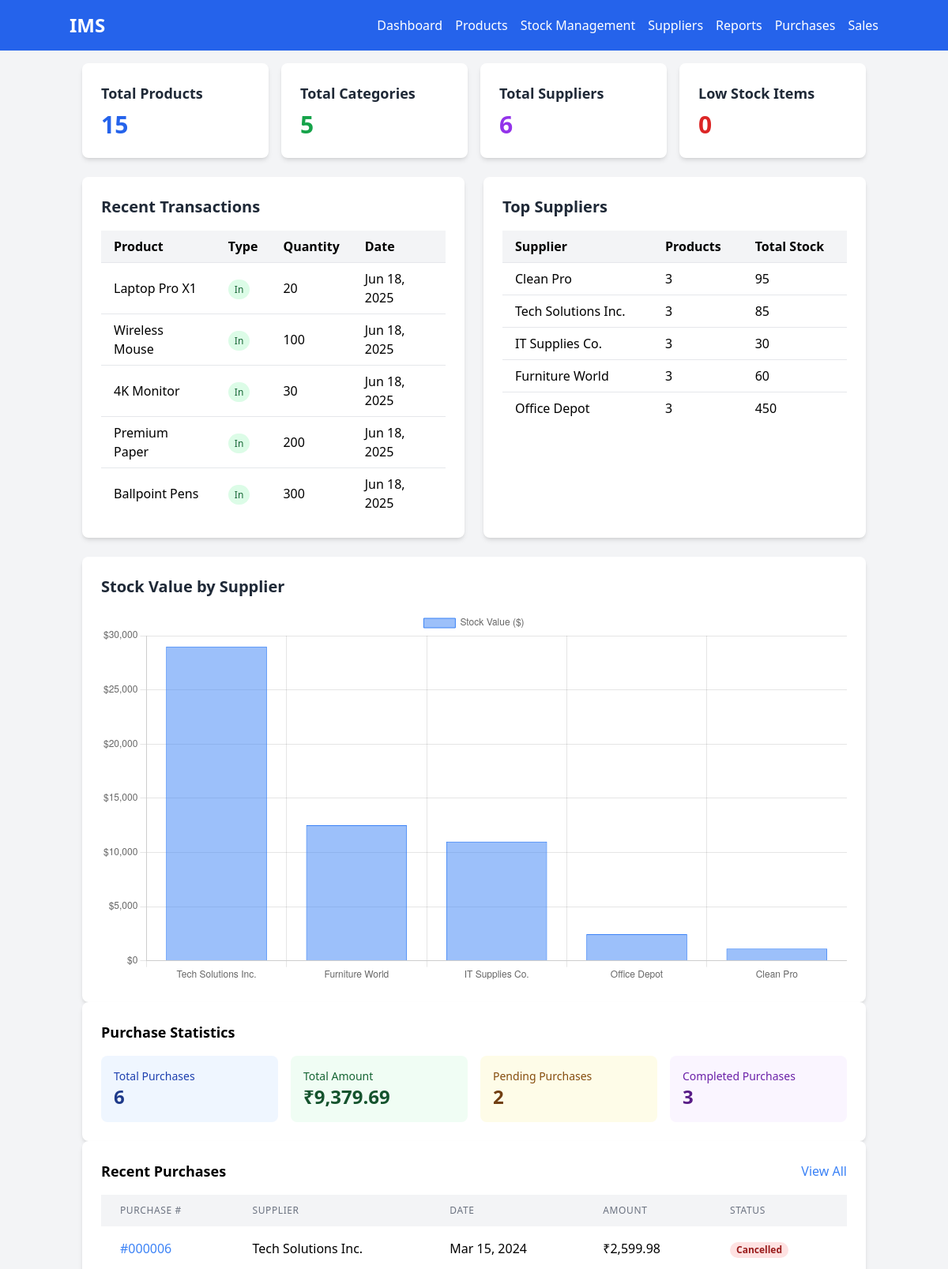
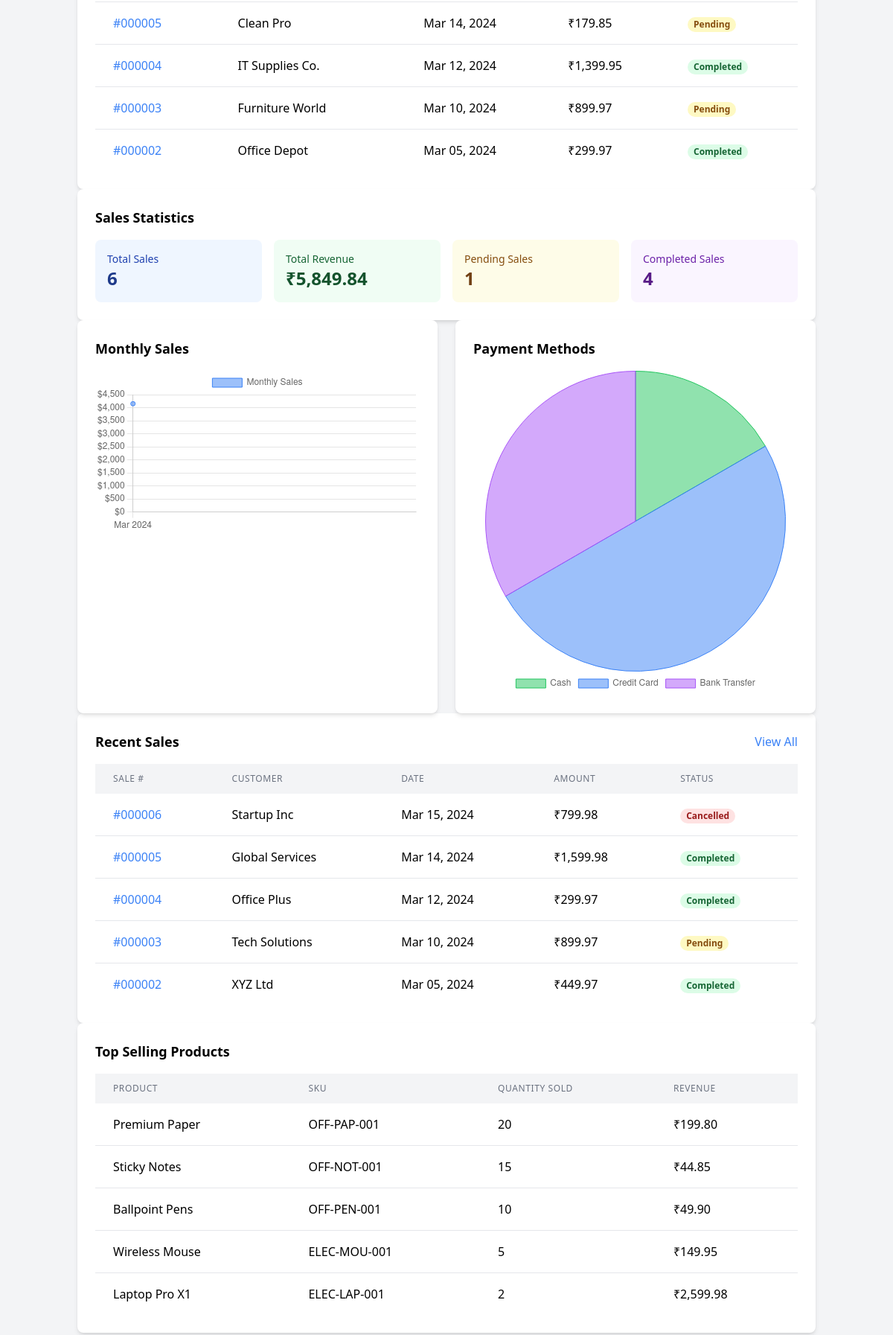
The page / (upper part) on the database its author committed (2 pictures, top to bottom).
### tables this page shows
CREATE TABLE IF NOT EXISTS inventory_transactions (
    id INT PRIMARY KEY AUTO_INCREMENT,
    product_id INT,
    transaction_type ENUM('in', 'out') NOT NULL,
    quantity INT NOT NULL,
    notes TEXT,
    created_at TIMESTAMP DEFAULT CURRENT_TIMESTAMP,
    FOREIGN KEY (product_id) REFERENCES products(id) ON DELETE SET NULL
);

CREATE TABLE IF NOT EXISTS products (
    id INT PRIMARY KEY AUTO_INCREMENT,
    name VARCHAR(100) NOT NULL,
    description TEXT,
    category_id INT,
    supplier_id INT,
    sku VARCHAR(50) UNIQUE,
    price DECIMAL(10,2),
    stock_quantity INT DEFAULT 0,
    reorder_level INT DEFAULT 10,
    created_at TIMESTAMP DEFAULT CURRENT_TIMESTAMP,
    FOREIGN KEY (category_id) REFERENCES categories(id) ON DELETE SET NULL,
    FOREIGN KEY (supplier_id) REFERENCES suppliers(id) ON DELETE SET NULL
);

CREATE TABLE IF NOT EXISTS purchases (
    id INT PRIMARY KEY AUTO_INCREMENT,
    supplier_id INT,
    purchase_date DATE NOT NULL,
    total_amount DECIMAL(10,2) NOT NULL,
    status ENUM('pending', 'completed', 'cancelled') DEFAULT 'pending',
    notes TEXT,
    created_at TIMESTAMP DEFAULT CURRENT_TIMESTAMP,
    FOREIGN KEY (supplier_id) REFERENCES suppliers(id) ON DELETE SET NULL
);

CREATE TABLE IF NOT EXISTS suppliers (
    id INT PRIMARY KEY AUTO_INCREMENT,
    name VARCHAR(100) NOT NULL,
    contact_person VARCHAR(100),
    email VARCHAR(100),
    phone VARCHAR(20),
    address TEXT,
    status ENUM('active', 'inactive') DEFAULT 'active',
    created_at TIMESTAMP DEFAULT CURRENT_TIMESTAMP
);

CREATE TABLE sales (
    id INT AUTO_INCREMENT PRIMARY KEY,
    sale_date DATE NOT NULL,
    customer_name VARCHAR(255) NOT NULL,
    customer_email VARCHAR(255),
    customer_phone VARCHAR(50),
    total_amount DECIMAL(10,2) NOT NULL,
    payment_method ENUM('cash', 'credit_card', 'bank_transfer') NOT NULL,
    status ENUM('completed', 'pending', 'cancelled') NOT NULL DEFAULT 'pending',
    notes TEXT,
    created_at TIMESTAMP DEFAULT CURRENT_TIMESTAMP
);

### index.php (the view, shortened to what the rows shown need)
<?php
require_once 'includes/config.php';
require_once 'includes/header.php';
$recent_transactions = $conn->query("
    SELECT t.*, p.name as product_name
    FROM inventory_transactions t
    JOIN products p ON t.product_id = p.id
    ORDER BY t.created_at DESC
    LIMIT 5
");
$stock_value = $conn->query("
    SELECT
        s.name,
        SUM(p.stock_quantity * p.price) as total_value
    FROM suppliers s
    LEFT JOIN products p ON s.id = p.supplier_id
    GROUP BY s.id
    ORDER BY total_value DESC
    LIMIT 5
");
$recent_purchases = $conn->query("
    SELECT p.*, s.name as supplier_name
    FROM purchases p
    LEFT JOIN suppliers s ON p.supplier_id = s.id
    ORDER BY p.purchase_date DESC
    LIMIT 5
");
$sales_stats = $conn->query("
    SELECT
        COUNT(*) as total_sales,
        SUM(total_amount) as total_revenue,
        COUNT(CASE WHEN status = 'pending' THEN 1 END) as pending_sales,
        COUNT(CASE WHEN status = 'completed' THEN 1 END) as completed_sales,
        COUNT(CASE WHEN payment_method = 'cash' THEN 1 END) as cash_sales,
        COUNT(CASE WHEN payment_method = 'credit_card' THEN 1 END) as credit_card_sales,
        COUNT(CASE WHEN payment_method = 'bank_transfer' THEN 1 END) as bank_transfer_sales
    FROM sales
")->fetch_assoc();
$recent_sales = $conn->query("
    SELECT s.*,
           COUNT(si.id) as item_count
    FROM sales s
    LEFT JOIN sale_items si ON s.id = si.sale_id
    GROUP BY s.id
    ORDER BY s.sale_date DESC
    LIMIT 5
");
$monthly_sales = $conn->query("
    SELECT
        DATE_FORMAT(sale_date, '%Y-%m') as month,
        SUM(total_amount) as total_amount,
        COUNT(*) as sale_count
    FROM sales
    WHERE status = 'completed'
    GROUP BY DATE_FORMAT(sale_date, '%Y-%m')
    ORDER BY month DESC
    LIMIT 12
");
?>
<div class="grid grid-cols-1 lg:grid-cols-2 gap-6">
    <div class="bg-white rounded-lg shadow-md p-6">
        <h2 class="text-xl font-bold text-gray-800 mb-4">Recent Transactions</h2>
        <div class="overflow-x-auto">
            <table class="min-w-full">
                <thead>
                    <tr class="bg-gray-100">
                        <th class="px-4 py-2 text-left">Product</th>
                        <th class="px-4 py-2 text-left">Type</th>
                        <th class="px-4 py-2 text-left">Quantity</th>
                        <th class="px-4 py-2 text-left">Date</th>
                    </tr>
                </thead>
                <tbody>
                    <?php while ($transaction = $recent_transactions->fetch_assoc()): ?>
                        <tr class="border-t">
                            <td class="px-4 py-2"><?php echo htmlspecialchars($transaction['product_name']); ?></td>
                            <td class="px-4 py-2">
                                <span class="px-2 py-1 rounded-full text-xs <?php echo $transaction['transaction_type'] === 'in' ? 'bg-green-100 text-green-800' : 'bg-red-100 text-red-800'; ?>">
                                    <?php echo ucfirst($transaction['transaction_type']); ?>
                                </span>
                            </td>
                            <td class="px-4 py-2"><?php echo $transaction['quantity']; ?></td>
                            <td class="px-4 py-2"><?php echo date('M d, Y', strtotime($transaction['created_at'])); ?></td>
                        </tr>
                    <?php endwhile; ?>
                </tbody>
            </table>
        </div>
    </div>
    <div class="bg-white rounded-lg shadow-md p-6">
        <h2 class="text-xl font-bold text-gray-800 mb-4">Top Suppliers</h2>
        <div class="overflow-x-auto">
            <table class="min-w-full">
                <thead>
                    <tr class="bg-gray-100">
                        <th class="px-4 py-2 text-left">Supplier</th>
                        <th class="px-4 py-2 text-left">Products</th>
                        <th class="px-4 py-2 text-left">Total Stock</th>
                    </tr>
                </thead>
            </table>
        </div>
    </div>
</div>
<div class="mt-6">
    <div class="bg-white rounded-lg shadow-md p-6">
        <h2 class="text-xl font-bold text-gray-800 mb-4">Stock Value by Supplier</h2>
    </div>
</div>
<div class="bg-white rounded-lg shadow-md p-6">
    <h2 class="text-lg font-semibold mb-4">Purchase Statistics</h2>
</div>
<div class="bg-white rounded-lg shadow-md p-6">
    <div class="flex justify-between items-center mb-4">
        <h2 class="text-lg font-semibold">Recent Purchases</h2>
    </div>
    <div class="overflow-x-auto">
        <table class="min-w-full bg-white">
            <thead>
                <tr class="bg-gray-100">
                    <th class="px-6 py-3 text-left text-xs font-medium text-gray-500 uppercase tracking-wider">Purchase #</th>
                    <th class="px-6 py-3 text-left text-xs font-medium text-gray-500 uppercase tracking-wider">Supplier</th>
                    <th class="px-6 py-3 text-left text-xs font-medium text-gray-500 uppercase tracking-wider">Date</th>
                    <th class="px-6 py-3 text-left text-xs font-medium text-gray-500 uppercase tracking-wider">Amount</th>
                    <th class="px-6 py-3 text-left text-xs font-medium text-gray-500 uppercase tracking-wider">Status</th>
                </tr>
            </thead>
            <tbody class="divide-y divide-gray-200">
                <?php while ($purchase = $recent_purchases->fetch_assoc()): ?>
                    <tr>
                        <td class="px-6 py-4 whitespace-nowrap">
                            <a href="purchases/view.php?id=<?php echo $purchase['id']; ?>" class="text-blue-500 hover:text-blue-600">
                                #<?php echo str_pad($purchase['id'], 6, '0', STR_PAD_LEFT); ?>
                            </a>
                        </td>
                        <td class="px-6 py-4 whitespace-nowrap"><?php echo htmlspecialchars($purchase['supplier_name']); ?></td>
                        <td class="px-6 py-4 whitespace-nowrap"><?php echo date('M d, Y', strtotime($purchase['purchase_date'])); ?></td>
                        <td class="px-6 py-4 whitespace-nowrap">₹<?php echo number_format($purchase['total_amount'], 2); ?></td>
                        <td class="px-6 py-4 whitespace-nowrap">
                            <span class="px-2 inline-flex text-xs leading-5 font-semibold rounded-full
                                <?php
                                echo match($purchase['status']) {
                                    'completed' => 'bg-green-100 text-green-800',
                                    'cancelled' => 'bg-red-100 text-red-800',
                                    default => 'bg-yellow-100 text-yellow-800'
                                };
                                ?>">
                                <?php echo ucfirst($purchase['status']); ?>
                            </span>
                        </td>
                    </tr>
                <?php endwhile; ?>
            </tbody>
        </table>
    </div>
</div>
<div class="bg-white rounded-lg shadow-md p-6">
    <h2 class="text-lg font-semibold mb-4">Sales Statistics</h2>
</div>
<div class="grid grid-cols-1 md:grid-cols-2 gap-6">
    <div class="bg-white rounded-lg shadow-md p-6">
        <h2 class="text-lg font-semibold mb-4">Monthly Sales</h2>
    </div>
    <div class="bg-white rounded-lg shadow-md p-6">
        <h2 class="text-lg font-semibold mb-4">Payment Methods</h2>
    </div>
</div>
<div class="bg-white rounded-lg shadow-md p-6">
    <div class="flex justify-between items-center mb-4">
        <h2 class="text-lg font-semibold">Recent Sales</h2>
    </div>
    <div class="overflow-x-auto">
        <table class="min-w-full bg-white">
            <thead>
                <tr class="bg-gray-100">
                    <th class="px-6 py-3 text-left text-xs font-medium text-gray-500 uppercase tracking-wider">Sale #</th>
                    <th class="px-6 py-3 text-left text-xs font-medium text-gray-500 uppercase tracking-wider">Customer</th>
                    <th class="px-6 py-3 text-left text-xs font-medium text-gray-500 uppercase tracking-wider">Date</th>
                    <th class="px-6 py-3 text-left text-xs font-medium text-gray-500 uppercase tracking-wider">Amount</th>
                    <th class="px-6 py-3 text-left text-xs font-medium text-gray-500 uppercase tracking-wider">Status</th>
                </tr>
            </thead>
            <tbody class="divide-y divide-gray-200">
                <?php while ($sale = $recent_sales->fetch_assoc()): ?>
                    <tr>
                        <td class="px-6 py-4 whitespace-nowrap">
                            <a href="sales/view.php?id=<?php echo $sale['id']; ?>" class="text-blue-500 hover:text-blue-600">
                                #<?php echo str_pad($sale['id'], 6, '0', STR_PAD_LEFT); ?>
                            </a>
                        </td>
                        <td class="px-6 py-4 whitespace-nowrap"><?php echo htmlspecialchars($sale['customer_name']); ?></td>
                        <td class="px-6 py-4 whitespace-nowrap"><?php echo date('M d, Y', strtotime($sale['sale_date'])); ?></td>
                        <td class="px-6 py-4 whitespace-nowrap">₹<?php echo number_format($sale['total_amount'], 2); ?></td>
                        <td class="px-6 py-4 whitespace-nowrap">
                            <span class="px-2 inline-flex text-xs leading-5 font-semibold rounded-full
                                <?php
                                echo match($sale['status']) {
                                    'completed' => 'bg-green-100 text-green-800',
                                    'cancelled' => 'bg-red-100 text-red-800',
                                    default => 'bg-yellow-100 text-yellow-800'
                                };
                                ?>">
                                <?php echo ucfirst($sale['status']); ?>
                            </span>
                        </td>
                    </tr>
                <?php endwhile; ?>
            </tbody>
        </table>
    </div>
</div>
<div class="bg-white rounded-lg shadow-md p-6">
    <h2 class="text-lg font-semibold mb-4">Top Selling Products</h2>
    <div class="overflow-x-auto">
        <table class="min-w-full bg-white">
            <thead>
                <tr class="bg-gray-100">
                    <th class="px-6 py-3 text-left text-xs font-medium text-gray-500 uppercase tracking-wider">Product</th>
                    <th class="px-6 py-3 text-left text-xs font-medium text-gray-500 uppercase tracking-wider">SKU</th>
                    <th class="px-6 py-3 text-left text-xs font-medium text-gray-500 uppercase tracking-wider">Quantity Sold</th>
                    <th class="px-6 py-3 text-left text-xs font-medium text-gray-500 uppercase tracking-wider">Revenue</th>
                </tr>
            </thead>
        </table>
    </div>
</div>
<script>
// Stock Value Chart
const stockValueCtx = document.getElementById('stockValueChart').getContext('2d');
const stockValueData = {
    labels: [
        <?php
        $stock_value->data_seek(0);
        while ($value = $stock_value->fetch_assoc()) {
            echo "'" . addslashes($value['name']) . "',";
        }
        ?>
    ],
    datasets: [{
        label: 'Stock Value ($)',
        data: [
            <?php
            $stock_value->data_seek(0);
            while ($value = $stock_value->fetch_assoc()) {
                echo $value['total_value'] . ",";
            }
            ?>
        ],
        backgroundColor: 'rgba(59, 130, 246, 0.5)',
        borderColor: 'rgb(59, 130, 246)',
        borderWidth: 1
    }]
};
new Chart(stockValueCtx, {
    type: 'bar',
    data: stockValueData,
    options: {
        responsive: true,
        scales: {
            y: {
                beginAtZero: true,
                ticks: {
                    callback: function(value) {
                        return '$' + value.toLocaleString();
                    }
                }
            }
        }
    }
});
// Monthly Sales Chart
const monthlySalesCtx = document.getElementById('monthlySalesChart').getContext('2d');
const monthlySalesData = {
    labels: <?php
        $months = [];
        $amounts = [];
        $monthly_sales->data_seek(0);
        while ($row = $monthly_sales->fetch_assoc()) {
            $months[] = date('M Y', strtotime($row['month'] . '-01'));
            $amounts[] = $row['total_amount'];
        }
        echo json_encode(array_reverse($months));
    ?>,
    datasets: [{
        label: 'Monthly Sales',
        data: <?php echo json_encode(array_reverse($amounts)); ?>,
        backgroundColor: 'rgba(59, 130, 246, 0.5)',
        borderColor: 'rgb(59, 130, 246)',
        borderWidth: 1
    }]
};
new Chart(monthlySalesCtx, {
    type: 'line',
    data: monthlySalesData,
    options: {
        responsive: true,
        scales: {
            y: {
                beginAtZero: true,
                ticks: {
                    callback: function(value) {
                        return '$' + value.toLocaleString();
                    }
                }
            }
        }
    }
});
// Payment Methods Chart
const paymentMethodsCtx = document.getElementById('paymentMethodsChart').getContext('2d');
const paymentMethodsData = {
    labels: ['Cash', 'Credit Card', 'Bank Transfer'],
    datasets: [{
        data: [
            <?php echo $sales_stats['cash_sales']; ?>,
            <?php echo $sales_stats['credit_card_sales']; ?>,
            <?php echo $sales_stats['bank_transfer_sales']; ?>
        ],
        backgroundColor: [
            'rgba(34, 197, 94, 0.5)',
            'rgba(59, 130, 246, 0.5)',
            'rgba(168, 85, 247, 0.5)'
        ],
        borderColor: [
            'rgb(34, 197, 94)',
            'rgb(59, 130, 246)',
            'rgb(168, 85, 247)'
        ],
        borderWidth: 1
    }]
};
new Chart(paymentMethodsCtx, {
    type: 'pie',
    data: paymentMethodsData,
    options: {
        responsive: true,
        plugins: {
            legend: {
                position: 'bottom'
            }
        }
    }
});
</script>
<?php require_once 'includes/footer.php'; ?>

### rows shown on the page
inventory_transactions: product.name "Laptop Pro X1", transaction_type "In", quantity "20", created_at "Jun 18, 2025"
inventory_transactions: product.name "Wireless Mouse", transaction_type "In", quantity "100", created_at "Jun 18, 2025"
inventory_transactions: product.name "4K Monitor", transaction_type "In", quantity "30", created_at "Jun 18, 2025"
inventory_transactions: product.name "Premium Paper", transaction_type "In", quantity "200", created_at "Jun 18, 2025"
inventory_transactions: product.name "Ballpoint Pens", transaction_type "In", quantity "300", created_at "Jun 18, 2025"
purchases: id "000006", supplier.name "Tech Solutions Inc.", purchase_date "Mar 15, 2024", total_amount "2,599.98", status "Cancelled"
purchases: id "000005", supplier.name "Clean Pro", purchase_date "Mar 14, 2024", total_amount "179.85", status "Pending"
purchases: id "000004", supplier.name "IT Supplies Co.", purchase_date "Mar 12, 2024", total_amount "1,399.95", status "Completed"
purchases: id "000003", supplier.name "Furniture World", purchase_date "Mar 10, 2024", total_amount "899.97", status "Pending"
purchases: id "000002", supplier.name "Office Depot", purchase_date "Mar 05, 2024", total_amount "299.97", status "Completed"
sales: id "000006", customer_name "Startup Inc", sale_date "Mar 15, 2024", total_amount "799.98", status "Cancelled"
sales: id "000005", customer_name "Global Services", sale_date "Mar 14, 2024", total_amount "1,599.98", status "Completed"
sales: id "000004", customer_name "Office Plus", sale_date "Mar 12, 2024", total_amount "299.97", status "Completed"
sales: id "000003", customer_name "Tech Solutions", sale_date "Mar 10, 2024", total_amount "899.97", status "Pending"
sales: id "000002", customer_name "XYZ Ltd", sale_date "Mar 05, 2024", total_amount "449.97", status "Completed"

### other values the page prints
$total_products "15"
$total_categories "5"
$total_suppliers "6"
$low_stock "0"
$stat['name'] "Clean Pro"
$stat['product_count'] "3"
$stat['total_stock'] "95"
$stat['name'] "Tech Solutions Inc."
$stat['total_stock'] "85"
$stat['name'] "IT Supplies Co."
$stat['total_stock'] "30"
$stat['name'] "Furniture World"
$stat['total_stock'] "60"
$stat['name'] "Office Depot"
$stat['total_stock'] "450"
